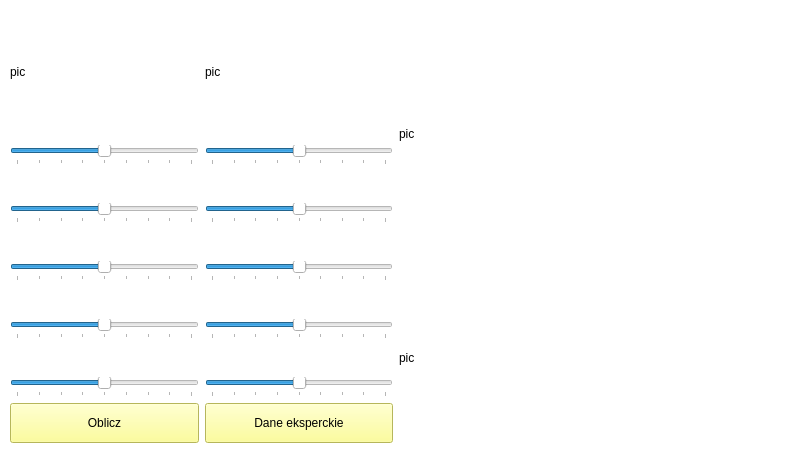
<?xml version="1.0" encoding="UTF-8"?>
<ui version="4.0">
 <class>Form</class>
 <widget class="QWidget" name="Form">
  <property name="geometry">
   <rect>
    <x>0</x>
    <y>0</y>
    <width>787</width>
    <height>476</height>
   </rect>
  </property>
  <property name="minimumSize">
   <size>
    <width>787</width>
    <height>476</height>
   </size>
  </property>
  <property name="maximumSize">
   <size>
    <width>787</width>
    <height>476</height>
   </size>
  </property>
  <property name="windowTitle">
   <string>AWD</string>
  </property>
  <property name="styleSheet">
   <string notr="true">background-color: rgb(255, 255, 255);</string>
  </property>
  <widget class="QWidget" name="horizontalLayoutWidget">
   <property name="geometry">
    <rect>
     <x>10</x>
     <y>10</y>
     <width>771</width>
     <height>461</height>
    </rect>
   </property>
   <layout class="QHBoxLayout" name="horizontalLayout_4">
    <item>
     <layout class="QVBoxLayout" name="verticalLayout_3">
      <item>
       <layout class="QHBoxLayout" name="horizontalLayout_6">
        <item>
         <layout class="QVBoxLayout" name="verticalLayout_13">
          <property name="sizeConstraint">
           <enum>QLayout::SetMaximumSize</enum>
          </property>
          <item>
           <widget class="QLabel" name="label1">
            <property name="maximumSize">
             <size>
              <width>184</width>
              <height>70</height>
             </size>
            </property>
            <property name="focusPolicy">
             <enum>Qt::NoFocus</enum>
            </property>
            <property name="contextMenuPolicy">
             <enum>Qt::DefaultContextMenu</enum>
            </property>
            <property name="text">
             <string>pic</string>
            </property>
            <property name="wordWrap">
             <bool>false</bool>
            </property>
           </widget>
          </item>
          <item>
           <widget class="QLabel" name="opis1">
            <property name="maximumSize">
             <size>
              <width>184</width>
              <height>26</height>
             </size>
            </property>
            <property name="text">
             <string/>
            </property>
           </widget>
          </item>
          <item>
           <widget class="QSlider" name="horizontalSlider1">
            <property name="mouseTracking">
             <bool>false</bool>
            </property>
            <property name="focusPolicy">
             <enum>Qt::StrongFocus</enum>
            </property>
            <property name="toolTip">
             <string/>
            </property>
            <property name="statusTip">
             <string/>
            </property>
            <property name="whatsThis">
             <string/>
            </property>
            <property name="autoFillBackground">
             <bool>false</bool>
            </property>
            <property name="minimum">
             <number>1</number>
            </property>
            <property name="maximum">
             <number>9</number>
            </property>
            <property name="singleStep">
             <number>1</number>
            </property>
            <property name="pageStep">
             <number>10</number>
            </property>
            <property name="value">
             <number>5</number>
            </property>
            <property name="orientation">
             <enum>Qt::Horizontal</enum>
            </property>
            <property name="invertedAppearance">
             <bool>false</bool>
            </property>
            <property name="invertedControls">
             <bool>false</bool>
            </property>
            <property name="tickPosition">
             <enum>QSlider::TicksBelow</enum>
            </property>
            <property name="tickInterval">
             <number>1</number>
            </property>
           </widget>
          </item>
          <item>
           <widget class="QLabel" name="opis2">
            <property name="maximumSize">
             <size>
              <width>184</width>
              <height>26</height>
             </size>
            </property>
            <property name="text">
             <string/>
            </property>
           </widget>
          </item>
          <item>
           <widget class="QSlider" name="horizontalSlider2">
            <property name="mouseTracking">
             <bool>false</bool>
            </property>
            <property name="focusPolicy">
             <enum>Qt::StrongFocus</enum>
            </property>
            <property name="toolTip">
             <string/>
            </property>
            <property name="statusTip">
             <string/>
            </property>
            <property name="whatsThis">
             <string/>
            </property>
            <property name="autoFillBackground">
             <bool>false</bool>
            </property>
            <property name="minimum">
             <number>1</number>
            </property>
            <property name="maximum">
             <number>9</number>
            </property>
            <property name="singleStep">
             <number>1</number>
            </property>
            <property name="pageStep">
             <number>10</number>
            </property>
            <property name="value">
             <number>5</number>
            </property>
            <property name="orientation">
             <enum>Qt::Horizontal</enum>
            </property>
            <property name="invertedAppearance">
             <bool>false</bool>
            </property>
            <property name="invertedControls">
             <bool>false</bool>
            </property>
            <property name="tickPosition">
             <enum>QSlider::TicksBelow</enum>
            </property>
            <property name="tickInterval">
             <number>1</number>
            </property>
           </widget>
          </item>
          <item>
           <widget class="QLabel" name="opis3">
            <property name="maximumSize">
             <size>
              <width>184</width>
              <height>26</height>
             </size>
            </property>
            <property name="text">
             <string/>
            </property>
           </widget>
          </item>
          <item>
           <widget class="QSlider" name="horizontalSlider3">
            <property name="mouseTracking">
             <bool>false</bool>
            </property>
            <property name="focusPolicy">
             <enum>Qt::StrongFocus</enum>
            </property>
            <property name="toolTip">
             <string/>
            </property>
            <property name="statusTip">
             <string/>
            </property>
            <property name="whatsThis">
             <string/>
            </property>
            <property name="autoFillBackground">
             <bool>false</bool>
            </property>
            <property name="minimum">
             <number>1</number>
            </property>
            <property name="maximum">
             <number>9</number>
            </property>
            <property name="singleStep">
             <number>1</number>
            </property>
            <property name="pageStep">
             <number>10</number>
            </property>
            <property name="value">
             <number>5</number>
            </property>
            <property name="orientation">
             <enum>Qt::Horizontal</enum>
            </property>
            <property name="invertedAppearance">
             <bool>false</bool>
            </property>
            <property name="invertedControls">
             <bool>false</bool>
            </property>
            <property name="tickPosition">
             <enum>QSlider::TicksBelow</enum>
            </property>
            <property name="tickInterval">
             <number>1</number>
            </property>
           </widget>
          </item>
          <item>
           <widget class="QLabel" name="opis4">
            <property name="maximumSize">
             <size>
              <width>184</width>
              <height>26</height>
             </size>
            </property>
            <property name="text">
             <string/>
            </property>
           </widget>
          </item>
          <item>
           <widget class="QSlider" name="horizontalSlider4">
            <property name="mouseTracking">
             <bool>false</bool>
            </property>
            <property name="focusPolicy">
             <enum>Qt::StrongFocus</enum>
            </property>
            <property name="toolTip">
             <string/>
            </property>
            <property name="statusTip">
             <string/>
            </property>
            <property name="whatsThis">
             <string/>
            </property>
            <property name="autoFillBackground">
             <bool>false</bool>
            </property>
            <property name="minimum">
             <number>1</number>
            </property>
            <property name="maximum">
             <number>9</number>
            </property>
            <property name="singleStep">
             <number>1</number>
            </property>
            <property name="pageStep">
             <number>10</number>
            </property>
            <property name="value">
             <number>5</number>
            </property>
            <property name="orientation">
             <enum>Qt::Horizontal</enum>
            </property>
            <property name="invertedAppearance">
             <bool>false</bool>
            </property>
            <property name="invertedControls">
             <bool>false</bool>
            </property>
            <property name="tickPosition">
             <enum>QSlider::TicksBelow</enum>
            </property>
            <property name="tickInterval">
             <number>1</number>
            </property>
           </widget>
          </item>
          <item>
           <widget class="QLabel" name="opis5">
            <property name="maximumSize">
             <size>
              <width>184</width>
              <height>26</height>
             </size>
            </property>
            <property name="text">
             <string/>
            </property>
           </widget>
          </item>
          <item>
           <widget class="QSlider" name="horizontalSlider5">
            <property name="mouseTracking">
             <bool>false</bool>
            </property>
            <property name="focusPolicy">
             <enum>Qt::StrongFocus</enum>
            </property>
            <property name="toolTip">
             <string/>
            </property>
            <property name="statusTip">
             <string/>
            </property>
            <property name="whatsThis">
             <string/>
            </property>
            <property name="autoFillBackground">
             <bool>false</bool>
            </property>
            <property name="minimum">
             <number>1</number>
            </property>
            <property name="maximum">
             <number>9</number>
            </property>
            <property name="singleStep">
             <number>1</number>
            </property>
            <property name="pageStep">
             <number>10</number>
            </property>
            <property name="value">
             <number>5</number>
            </property>
            <property name="orientation">
             <enum>Qt::Horizontal</enum>
            </property>
            <property name="invertedAppearance">
             <bool>false</bool>
            </property>
            <property name="invertedControls">
             <bool>false</bool>
            </property>
            <property name="tickPosition">
             <enum>QSlider::TicksBelow</enum>
            </property>
            <property name="tickInterval">
             <number>1</number>
            </property>
           </widget>
          </item>
          <item>
           <widget class="QPushButton" name="button1">
            <property name="minimumSize">
             <size>
              <width>0</width>
              <height>40</height>
             </size>
            </property>
            <property name="styleSheet">
             <string notr="true">background-color: rgb(255, 255, 127);</string>
            </property>
            <property name="text">
             <string>Oblicz</string>
            </property>
           </widget>
          </item>
         </layout>
        </item>
        <item>
         <layout class="QVBoxLayout" name="verticalLayout_12">
          <property name="sizeConstraint">
           <enum>QLayout::SetMaximumSize</enum>
          </property>
          <item>
           <widget class="QLabel" name="label2">
            <property name="maximumSize">
             <size>
              <width>184</width>
              <height>70</height>
             </size>
            </property>
            <property name="focusPolicy">
             <enum>Qt::NoFocus</enum>
            </property>
            <property name="contextMenuPolicy">
             <enum>Qt::DefaultContextMenu</enum>
            </property>
            <property name="text">
             <string>pic</string>
            </property>
            <property name="wordWrap">
             <bool>false</bool>
            </property>
           </widget>
          </item>
          <item>
           <widget class="QLabel" name="opis6">
            <property name="maximumSize">
             <size>
              <width>184</width>
              <height>26</height>
             </size>
            </property>
            <property name="text">
             <string/>
            </property>
           </widget>
          </item>
          <item>
           <widget class="QSlider" name="horizontalSlider6">
            <property name="mouseTracking">
             <bool>false</bool>
            </property>
            <property name="focusPolicy">
             <enum>Qt::StrongFocus</enum>
            </property>
            <property name="toolTip">
             <string/>
            </property>
            <property name="statusTip">
             <string/>
            </property>
            <property name="whatsThis">
             <string/>
            </property>
            <property name="autoFillBackground">
             <bool>false</bool>
            </property>
            <property name="minimum">
             <number>1</number>
            </property>
            <property name="maximum">
             <number>9</number>
            </property>
            <property name="singleStep">
             <number>1</number>
            </property>
            <property name="pageStep">
             <number>10</number>
            </property>
            <property name="value">
             <number>5</number>
            </property>
            <property name="orientation">
             <enum>Qt::Horizontal</enum>
            </property>
            <property name="invertedAppearance">
             <bool>false</bool>
            </property>
            <property name="invertedControls">
             <bool>false</bool>
            </property>
            <property name="tickPosition">
             <enum>QSlider::TicksBelow</enum>
            </property>
            <property name="tickInterval">
             <number>1</number>
            </property>
           </widget>
          </item>
          <item>
           <widget class="QLabel" name="opis7">
            <property name="maximumSize">
             <size>
              <width>184</width>
              <height>26</height>
             </size>
            </property>
            <property name="text">
             <string/>
            </property>
           </widget>
          </item>
          <item>
           <widget class="QSlider" name="horizontalSlider7">
            <property name="mouseTracking">
             <bool>false</bool>
            </property>
            <property name="focusPolicy">
             <enum>Qt::StrongFocus</enum>
            </property>
            <property name="toolTip">
             <string/>
            </property>
            <property name="statusTip">
             <string/>
            </property>
            <property name="whatsThis">
             <string/>
            </property>
            <property name="autoFillBackground">
             <bool>false</bool>
            </property>
            <property name="minimum">
             <number>1</number>
            </property>
            <property name="maximum">
             <number>9</number>
            </property>
            <property name="singleStep">
             <number>1</number>
            </property>
            <property name="pageStep">
             <number>10</number>
            </property>
            <property name="value">
             <number>5</number>
            </property>
            <property name="orientation">
             <enum>Qt::Horizontal</enum>
            </property>
            <property name="invertedAppearance">
             <bool>false</bool>
            </property>
            <property name="invertedControls">
             <bool>false</bool>
            </property>
            <property name="tickPosition">
             <enum>QSlider::TicksBelow</enum>
            </property>
            <property name="tickInterval">
             <number>1</number>
            </property>
           </widget>
          </item>
          <item>
           <widget class="QLabel" name="opis8">
            <property name="maximumSize">
             <size>
              <width>184</width>
              <height>26</height>
             </size>
            </property>
            <property name="text">
             <string/>
            </property>
           </widget>
          </item>
          <item>
           <widget class="QSlider" name="horizontalSlider8">
            <property name="mouseTracking">
             <bool>false</bool>
            </property>
            <property name="focusPolicy">
             <enum>Qt::StrongFocus</enum>
            </property>
            <property name="toolTip">
             <string/>
            </property>
            <property name="statusTip">
             <string/>
            </property>
            <property name="whatsThis">
             <string/>
            </property>
            <property name="autoFillBackground">
             <bool>false</bool>
            </property>
            <property name="minimum">
             <number>1</number>
            </property>
            <property name="maximum">
             <number>9</number>
            </property>
            <property name="singleStep">
             <number>1</number>
            </property>
            <property name="pageStep">
             <number>10</number>
            </property>
            <property name="value">
             <number>5</number>
            </property>
            <property name="orientation">
             <enum>Qt::Horizontal</enum>
            </property>
            <property name="invertedAppearance">
             <bool>false</bool>
            </property>
            <property name="invertedControls">
             <bool>false</bool>
            </property>
            <property name="tickPosition">
             <enum>QSlider::TicksBelow</enum>
            </property>
            <property name="tickInterval">
             <number>1</number>
            </property>
           </widget>
          </item>
          <item>
           <widget class="QLabel" name="opis9">
            <property name="maximumSize">
             <size>
              <width>184</width>
              <height>26</height>
             </size>
            </property>
            <property name="text">
             <string/>
            </property>
           </widget>
          </item>
          <item>
           <widget class="QSlider" name="horizontalSlider9">
            <property name="mouseTracking">
             <bool>false</bool>
            </property>
            <property name="focusPolicy">
             <enum>Qt::StrongFocus</enum>
            </property>
            <property name="toolTip">
             <string/>
            </property>
            <property name="statusTip">
             <string/>
            </property>
            <property name="whatsThis">
             <string/>
            </property>
            <property name="autoFillBackground">
             <bool>false</bool>
            </property>
            <property name="minimum">
             <number>1</number>
            </property>
            <property name="maximum">
             <number>9</number>
            </property>
            <property name="singleStep">
             <number>1</number>
            </property>
            <property name="pageStep">
             <number>10</number>
            </property>
            <property name="value">
             <number>5</number>
            </property>
            <property name="orientation">
             <enum>Qt::Horizontal</enum>
            </property>
            <property name="invertedAppearance">
             <bool>false</bool>
            </property>
            <property name="invertedControls">
             <bool>false</bool>
            </property>
            <property name="tickPosition">
             <enum>QSlider::TicksBelow</enum>
            </property>
            <property name="tickInterval">
             <number>1</number>
            </property>
           </widget>
          </item>
          <item>
           <widget class="QLabel" name="opis10">
            <property name="maximumSize">
             <size>
              <width>184</width>
              <height>26</height>
             </size>
            </property>
            <property name="text">
             <string/>
            </property>
           </widget>
          </item>
          <item>
           <widget class="QSlider" name="horizontalSlider10">
            <property name="mouseTracking">
             <bool>false</bool>
            </property>
            <property name="focusPolicy">
             <enum>Qt::StrongFocus</enum>
            </property>
            <property name="toolTip">
             <string/>
            </property>
            <property name="statusTip">
             <string/>
            </property>
            <property name="whatsThis">
             <string/>
            </property>
            <property name="autoFillBackground">
             <bool>false</bool>
            </property>
            <property name="minimum">
             <number>1</number>
            </property>
            <property name="maximum">
             <number>9</number>
            </property>
            <property name="singleStep">
             <number>1</number>
            </property>
            <property name="pageStep">
             <number>10</number>
            </property>
            <property name="value">
             <number>5</number>
            </property>
            <property name="orientation">
             <enum>Qt::Horizontal</enum>
            </property>
            <property name="invertedAppearance">
             <bool>false</bool>
            </property>
            <property name="invertedControls">
             <bool>false</bool>
            </property>
            <property name="tickPosition">
             <enum>QSlider::TicksBelow</enum>
            </property>
            <property name="tickInterval">
             <number>1</number>
            </property>
           </widget>
          </item>
          <item>
           <widget class="QPushButton" name="button2">
            <property name="minimumSize">
             <size>
              <width>0</width>
              <height>40</height>
             </size>
            </property>
            <property name="styleSheet">
             <string notr="true">background-color: rgb(255, 255, 127);</string>
            </property>
            <property name="text">
             <string>Dane eksperckie</string>
            </property>
           </widget>
          </item>
         </layout>
        </item>
       </layout>
      </item>
     </layout>
    </item>
    <item>
     <layout class="QVBoxLayout" name="verticalLayout_4">
      <item>
       <layout class="QVBoxLayout" name="verticalLayout_5">
        <item>
         <layout class="QVBoxLayout" name="verticalLayout_9">
          <item>
           <spacer name="horizontalSpacer">
            <property name="orientation">
             <enum>Qt::Horizontal</enum>
            </property>
            <property name="sizeType">
             <enum>QSizePolicy::Expanding</enum>
            </property>
            <property name="sizeHint" stdset="0">
             <size>
              <width>40</width>
              <height>20</height>
             </size>
            </property>
           </spacer>
          </item>
          <item>
           <widget class="QLabel" name="label_pic2">
            <property name="maximumSize">
             <size>
              <width>380</width>
              <height>194</height>
             </size>
            </property>
            <property name="text">
             <string>pic</string>
            </property>
           </widget>
          </item>
         </layout>
        </item>
        <item>
         <layout class="QVBoxLayout" name="verticalLayout_8">
          <item>
           <widget class="QLabel" name="label_pic1">
            <property name="maximumSize">
             <size>
              <width>380</width>
              <height>252</height>
             </size>
            </property>
            <property name="text">
             <string>pic</string>
            </property>
           </widget>
          </item>
         </layout>
        </item>
       </layout>
      </item>
     </layout>
    </item>
   </layout>
  </widget>
 </widget>
 <resources/>
 <connections/>
</ui>
